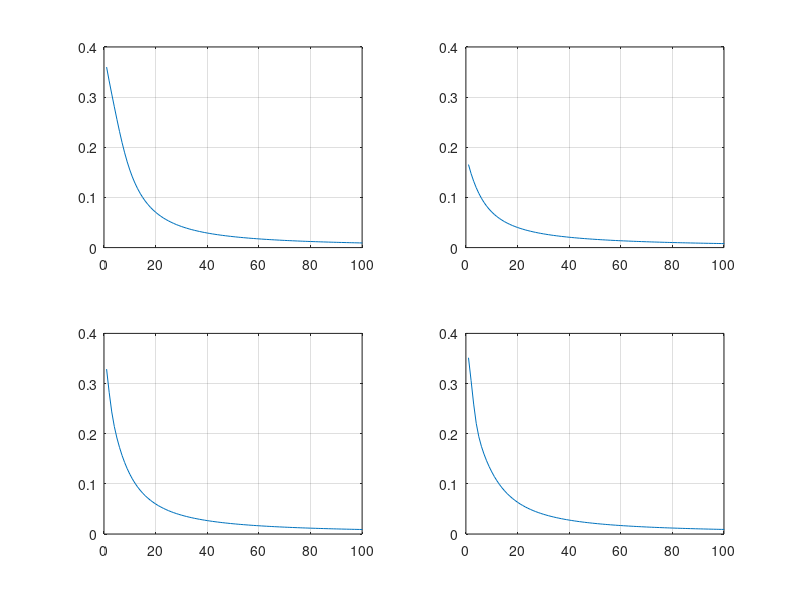

MATLAB code to generate this figure:
clc; close; clear;

training_set_inputs = [0 0 1; 1 1 1; 1 0 1; 0 1 1];
training_set_outputs = [0;1;1;0];
for seed = 1:4
    rng(seed); synaptic_weights = 2*rand(3,1) - 1;
    sqrer = zeros(1,1000);
    k = 1:1000;
    for i = 1:1000
        output = 1./(1 + exp(-training_set_inputs * synaptic_weights));
        sqrer(1,i) = mean((1./(1 + exp(-training_set_inputs * synaptic_weights)) - training_set_outputs).^2);
        synaptic_weights = synaptic_weights + training_set_inputs' * ((training_set_outputs - output) .* output .* (1 - output));
    end
    subplot(2,2,seed)
    result = 1 / (1 + exp(-[1 1 0]*synaptic_weights))
    disp(synaptic_weights)
    plot(k,sqrer);
    grid on; axis([0 100 0 0.4]);
end